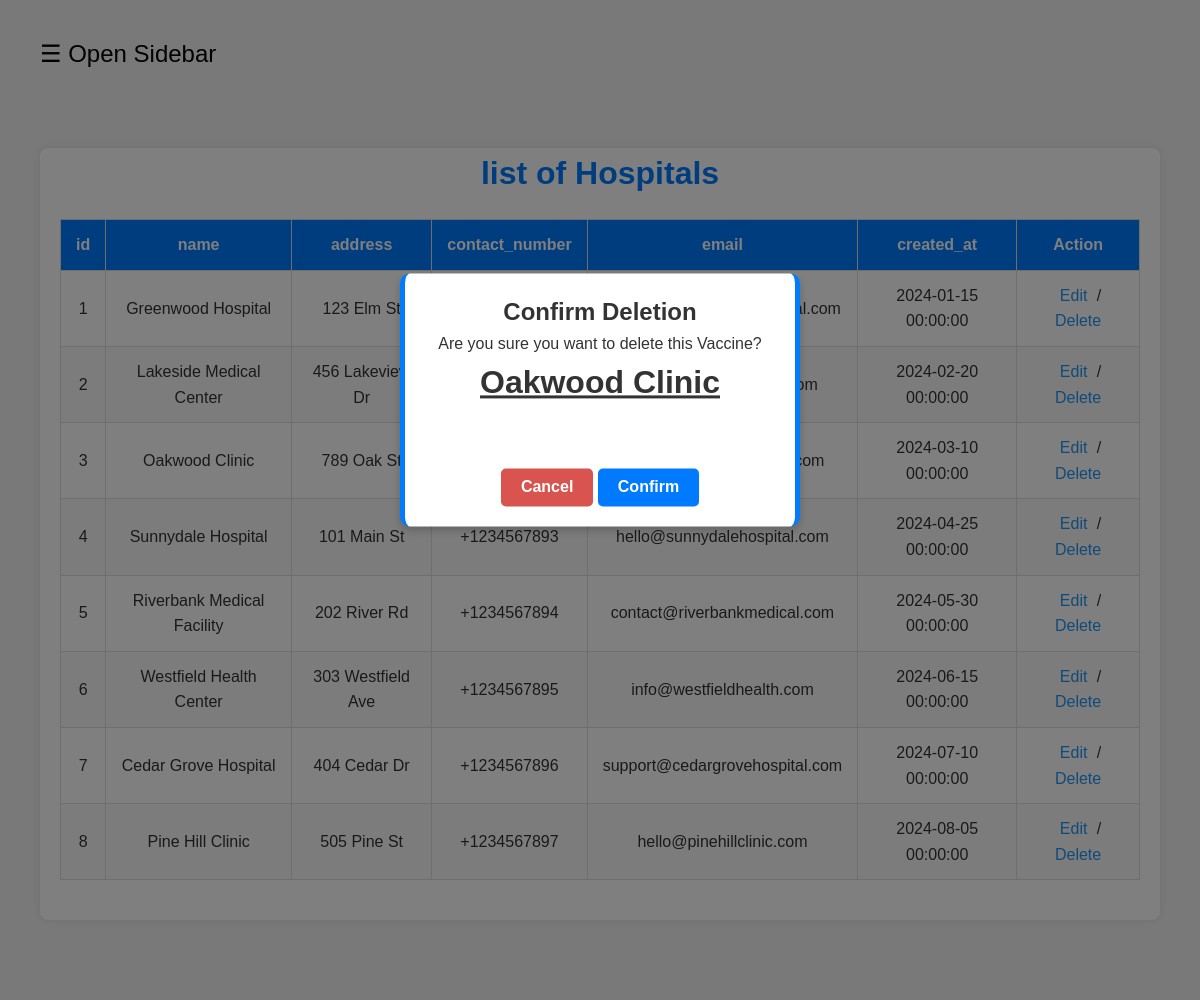
The page /admin/views/list_hospital.php?id=3 on the database its author committed.
### tables this page shows
CREATE TABLE IF NOT EXISTS hospital (
    id INT AUTO_INCREMENT PRIMARY KEY,
    name VARCHAR(100) NOT NULL,
    address VARCHAR(255) NOT NULL,
    contact_number VARCHAR(15),
    email VARCHAR(100) UNIQUE NOT NULL,
    password VARCHAR(255) NOT NULL,
    created_at TIMESTAMP DEFAULT CURRENT_TIMESTAMP
);

### admin/config/dbConnection.php (called while the page is built, shortened)
<?php
class dbConnection
{
    private static $instance;
    private $connection;
    public function __construct()
    {
        $this->host = DB_HOST;
        $this->username = DB_USERNAME;
        $this->password = DB_PASSWORD;
        $this->database = DB_NAME;
        try {
            $this->connection = new mysqli($this->host, $this->username, $this->password, $this->database);
        } catch (Exception $e) {
            die("Error: " . $e->getMessage());
        }
    }
    public static function getInstance()
    {
        if (!self::$instance) {
            self::$instance = new dbConnection();
        }
        return self::$instance;
    }
    public function getConnection()
    {
        return $this->connection;
    }
}

### admin/models/userModel.php (called while the page is built, shortened)
<?php
require_once __DIR__ . '/../config/Database.php';
class userModel
{
    private $conn;
    function __construct()
    {
        $this->db = new Database;
        $this->conn = $this->db->getConnection();
    }
    function readAll($val)
    {
        $query = "SELECT * FROM `$val` WHERE 1";
        $getUser = mysqli_query($this->conn, $query);
        if ($getUser !== false) {
            return $getUser;
        } else {
            return false;
        }
        exit;
    }
    function readOne($tableName, $userId)
    {
        $query = "SELECT * FROM `$tableName` WHERE `id`='$userId'";
        $getUser = mysqli_query($this->conn, $query);
        if ($getUser !== false) {
            return $getUser;
        } else {
            return false;
        }
        exit;
    }
}

### admin/config/Database.php (called while the page is built, shortened)
<?php
require_once 'dbConnection.php';
class Database
{
    private $connection;
    public function __construct()
    {
        $this->connection = dbConnection::getInstance()->getConnection();
    }
    public function getConnection()
    {
        return $this->connection;
    }
}

### admin/controllers/userController.php (called while the page is built, shortened)
<?php
require_once __DIR__ . '/../models/userModel.php';
class userController
{
    public function readAll($val)
    {
        $UserCon = new userModel;
        $user = $UserCon->readAll($val);
        if ($user != false) {
            return $user;
        } else {
            return false;
        }
    }
    function readOne($tableName, $userId)
    {
        $UserCon = new userModel;
        $user = $UserCon->readOne($tableName, $userId);
        if ($user != false) {
            return $user;
        } else {
            return false;
        }
    }
}

### admin/views/list_hospital.php (the view, shortened to what this page needs)
<?php
require_once "../controllers/userController.php";
?>
<!DOCTYPE html>
<html lang="en">
<head>
    <link rel="stylesheet" href="../public/css/style.css">
</head>
<body>
    <?php include_once "./partial/sidebarHead.php"; ?>
    <div id="customAlertOverlay" class="custom-overlay">
        <?php
        if ($_SERVER['REQUEST_METHOD'] === 'GET') {
            if (isset($_GET['id'])) {
                $id = $_GET['id'];
                $userReadCont = new userController;
                $getResult = $userReadCont->readOne("hospital", "$id");
                $userName = "";
                if ($id !== "") {
                    while ($row = $getResult->fetch_assoc()) {
                        $userName =  $row['name'];
                    }
                }
            }
        }
        ?>
        <div id="deleteConfirmBox" class="custom-alert-box">
            <h2>Confirm Deletion</h2>
            <p>Are you sure you want to delete this Vaccine?</p>
            <form action="./delete/delete.php" method="POST">
                <h1 style="text-decoration:underline;"><?php if ($userName != "") {
                                                            echo $userName;
                                                        } ?></h1>
                <button type="button" class="btn cancelBtn" onclick="cancelFormSubmission(event)">Cancel</button>
                <input type="submit" value="Confirm" class="btn confirmBtn">
            </form>
        </div>
    </div>
    <div class="main">
        <h1 id="hover">list of Hospitals</h1>
        <table>
            <thead>
                <tr>
                    <th>id</th>
                    <th>name</th>
                    <th>address</th>
                    <th>contact_number</th>
                    <th>email</th>
                    <th>created_at</th>
                    <th>Action</th>
                </tr>
            </thead>
            <tbody>
                <?php
                $users = new UserController;
                $getUsers = $users->readAll("hospital");
                if ($getUsers !== false) {
                    while ($row = $getUsers->fetch_assoc()) {
                        echo '<tr>
                        <td>' . $row['id'] . '</td>
                        <td>' . $row['name'] . '</td>
                        <td>' . $row['address'] . '</td>
                        <td>' . $row['contact_number'] . '</td>
                        <td>' . $row['email'] . '</td>
                        <td>' . $row['created_at'] . '</td>
                        <td>
                            <a href="./edit/edit.php?id=' . $row['id'] . '" id="edit">Edit</a>
                            /
                            <a href="./list_hospital.php?id=' . $row['id'] . '" id="delete" >Delete</a>
                        </td>
                        </tr>';
                    }
                } else {
                    echo '<tr>
                        <td colspan="10"> User not found </td>
                        </tr>';
                }
                ?>
            </tbody>
        </table>
    </div>
    <?php include_once "./partial/sidebarFoot.php"; ?>
</body>
</html>

### admin/public/css/style.css (style rules this page uses)
* { margin: 0; padding: 0; box-sizing: border-box; font-family: 'Arial', sans-serif; }
body { background-color: #f4f4f4; color: #333; font-size: 16px; line-height: 1.6; }
.main { width: 100%; margin: 40px auto; padding: 20px; background: #fff; box-shadow: 0 0 10px rgba(0, 0, 0, 0.1); border-radius: 8px; }
.main h1 { margin-bottom: 20px; text-align: center; color: #007bff; font-size: 2em; }
table { width: 100%; border-collapse: collapse; margin-bottom: 20px; }
table, th, td { border: 1px solid #ddd; }
thead { background: #007bff; color: white; }
th, td { padding: 12px 15px; text-align: center; }
tbody tr:nth-child(even) { background: #f9f9f9; }
a#edit, a#delete { text-decoration: none; color: #2196F3; margin: 0 5px; }
.btn { display: inline-block; padding: 10px 20px; color: #fff; background-color: #007bff; border: none; font-size: 16px; text-decoration: none; transition: 0.3s; margin-top: 20px; border-radius: 5px; font-weight: 700; text-align: center; }
.custom-overlay { display: none; position: fixed; top: 0; left: 0; width: 100%; height: 100%; background: rgba(0, 0, 0, 0.5); justify-content: center; align-items: center; z-index: 9999; transition: all 0.5s; }
.custom-alert-box { position: absolute; top: -120%; left: 50%; transform: translate(-50%, -50%); background: #fff; border-radius: 10px; width: 80%; max-width: 400px; padding: 20px; box-shadow: 0 4px 8px rgba(0, 0, 0, 0.2); text-align: center; transition: all 0.5s; }
.custom-alert-box p { color: #333; margin-bottom: 20px; }
#deleteConfirmBox { border-left: 5px solid #007bff; border-right: 5px solid #007bff; }
.cancelBtn { background-color: #d9534f; }
h1 { margin-top: -20px; margin-bottom: 40px; color: #333; text-align: center; }

### rows shown on the page
hospital: name "Oakwood Clinic", id "3", address "789 Oak St", created_at "2024-03-10 00:00:00"
hospital: id "1", name "Greenwood Hospital", address "123 Elm St", created_at "2024-01-15 00:00:00"
hospital: id "2", name "Lakeside Medical Center", address "456 Lakeview Dr", created_at "2024-02-20 00:00:00"
hospital: id "4", name "Sunnydale Hospital", address "101 Main St", contact_number "+1234567893", email "hello@sunnydalehospital.com", created_at "2024-04-25 00:00:00"
hospital: id "5", name "Riverbank Medical Facility", address "202 River Rd", contact_number "+1234567894", email "contact@riverbankmedical.com", created_at "2024-05-30 00:00:00"
hospital: id "6", name "Westfield Health Center", address "303 Westfield Ave", contact_number "+1234567895", email "info@westfieldhealth.com", created_at "2024-06-15 00:00:00"
hospital: id "7", name "Cedar Grove Hospital", address "404 Cedar Dr", contact_number "+1234567896", email "support@cedargrovehospital.com", created_at "2024-07-10 00:00:00"
hospital: id "8", name "Pine Hill Clinic", address "505 Pine St", contact_number "+1234567897", email "hello@pinehillclinic.com", created_at "2024-08-05 00:00:00"
